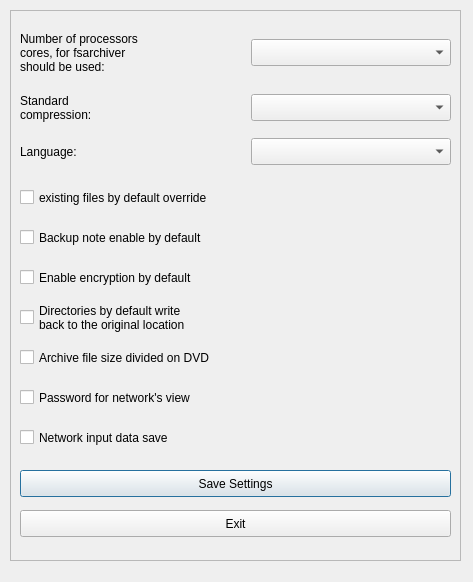
<?xml version="1.0" encoding="UTF-8"?>
<ui version="4.0">
 <class>setting_dialog</class>
 <widget class="QDialog" name="setting_dialog">
  <property name="geometry">
   <rect>
    <x>0</x>
    <y>0</y>
    <width>473</width>
    <height>582</height>
   </rect>
  </property>
  <property name="windowTitle">
   <string>Basic settings</string>
  </property>
  <widget class="QFrame" name="frame">
   <property name="geometry">
    <rect>
     <x>10</x>
     <y>10</y>
     <width>451</width>
     <height>551</height>
    </rect>
   </property>
   <property name="frameShape">
    <enum>QFrame::StyledPanel</enum>
   </property>
   <property name="frameShadow">
    <enum>QFrame::Raised</enum>
   </property>
   <widget class="QLabel" name="label">
    <property name="geometry">
     <rect>
      <x>10</x>
      <y>17</y>
      <width>225</width>
      <height>51</height>
     </rect>
    </property>
    <property name="text">
     <string extracomment="Anzahl Prozessorenkerne, * die für fsarchiver * verwendet werden sollen:">Number of processors
cores, for fsarchiver
should be used:</string>
    </property>
   </widget>
   <widget class="QComboBox" name="cmb_Kerne">
    <property name="geometry">
     <rect>
      <x>241</x>
      <y>29</y>
      <width>200</width>
      <height>27</height>
     </rect>
    </property>
   </widget>
   <widget class="QLabel" name="label_2">
    <property name="geometry">
     <rect>
      <x>10</x>
      <y>81</y>
      <width>225</width>
      <height>34</height>
     </rect>
    </property>
    <property name="text">
     <string extracomment="Standard*kompression:">Standard
compression:</string>
    </property>
   </widget>
   <widget class="QComboBox" name="cmb_zip">
    <property name="geometry">
     <rect>
      <x>241</x>
      <y>84</y>
      <width>200</width>
      <height>27</height>
     </rect>
    </property>
   </widget>
   <widget class="QLabel" name="label_3">
    <property name="geometry">
     <rect>
      <x>10</x>
      <y>128</y>
      <width>225</width>
      <height>27</height>
     </rect>
    </property>
    <property name="text">
     <string>Language:</string>
    </property>
   </widget>
   <widget class="QComboBox" name="cmb_language">
    <property name="geometry">
     <rect>
      <x>241</x>
      <y>128</y>
      <width>200</width>
      <height>27</height>
     </rect>
    </property>
   </widget>
   <widget class="QCheckBox" name="chk_file">
    <property name="geometry">
     <rect>
      <x>10</x>
      <y>168</y>
      <width>4441</width>
      <height>39</height>
     </rect>
    </property>
    <property name="text">
     <string extracomment="vorhandene Dateien * standardmäßig überschreiben">existing files by default override</string>
    </property>
   </widget>
   <widget class="QCheckBox" name="chk_tip">
    <property name="geometry">
     <rect>
      <x>10</x>
      <y>208</y>
      <width>441</width>
      <height>39</height>
     </rect>
    </property>
    <property name="text">
     <string extracomment="Hinweise zur Sicherung * standardmäßig aktivieren">Backup note enable by default</string>
    </property>
   </widget>
   <widget class="QCheckBox" name="chk_folder">
    <property name="geometry">
     <rect>
      <x>10</x>
      <y>288</y>
      <width>441</width>
      <height>39</height>
     </rect>
    </property>
    <property name="text">
     <string extracomment="Verzeichnisse * standardmäßig an * den ursprünglichen * Ort zurückschreiben">Directories by default write 
back to the original location</string>
    </property>
   </widget>
   <widget class="QCheckBox" name="chk_key">
    <property name="geometry">
     <rect>
      <x>10</x>
      <y>248</y>
      <width>441</width>
      <height>39</height>
     </rect>
    </property>
    <property name="text">
     <string extracomment="Verschlüsselung * standardmäßig aktivieren">Enable encryption by default</string>
    </property>
   </widget>
   <widget class="QCheckBox" name="chk_split">
    <property name="geometry">
     <rect>
      <x>10</x>
      <y>328</y>
      <width>441</width>
      <height>39</height>
     </rect>
    </property>
    <property name="text">
     <string extracomment="Archiv-Datei auf DVD * Größe aufteilen">Archive file size divided on DVD</string>
    </property>
   </widget>
   <widget class="QCheckBox" name="chk_password">
    <property name="geometry">
     <rect>
      <x>10</x>
      <y>368</y>
      <width>441</width>
      <height>39</height>
     </rect>
    </property>
    <property name="text">
     <string extracomment="Passwort für Netzwerk * anzeigen">Password for network's view</string>
    </property>
   </widget>
   <widget class="QCheckBox" name="chk_datesave">
    <property name="geometry">
     <rect>
      <x>10</x>
      <y>408</y>
      <width>441</width>
      <height>39</height>
     </rect>
    </property>
    <property name="text">
     <string extracomment="Netzwerkeingabedaten * speichern">Network input data save</string>
    </property>
   </widget>
   <widget class="QPushButton" name="cmd_save">
    <property name="geometry">
     <rect>
      <x>10</x>
      <y>460</y>
      <width>431</width>
      <height>27</height>
     </rect>
    </property>
    <property name="text">
     <string extracomment="Einstellungen speichern">Save Settings</string>
    </property>
   </widget>
   <widget class="QPushButton" name="cmd_cancel">
    <property name="geometry">
     <rect>
      <x>10</x>
      <y>500</y>
      <width>431</width>
      <height>27</height>
     </rect>
    </property>
    <property name="text">
     <string extracomment="Beenden">Exit</string>
    </property>
   </widget>
  </widget>
 </widget>
 <tabstops>
  <tabstop>cmb_Kerne</tabstop>
  <tabstop>cmb_zip</tabstop>
  <tabstop>cmb_language</tabstop>
  <tabstop>chk_file</tabstop>
  <tabstop>chk_tip</tabstop>
  <tabstop>chk_key</tabstop>
  <tabstop>chk_folder</tabstop>
  <tabstop>chk_split</tabstop>
  <tabstop>chk_password</tabstop>
  <tabstop>chk_datesave</tabstop>
  <tabstop>cmd_save</tabstop>
  <tabstop>cmd_cancel</tabstop>
 </tabstops>
 <resources/>
 <connections/>
</ui>
